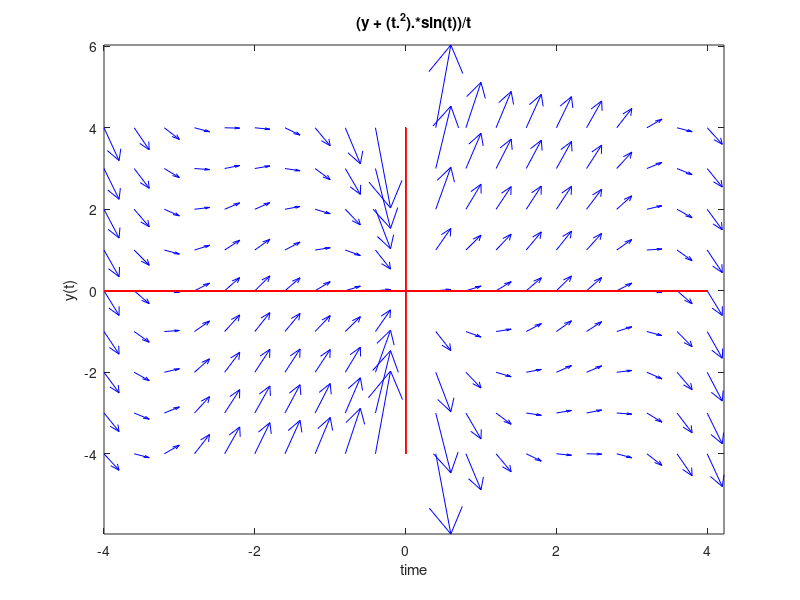

Write the MATLAB code that produced this figure. (Note: this script raises an error after producing the figure.)
clear;clc
lim=4
y=-lim:lim;	%	pick	values	of	y
t=-lim:.4:lim;	%	pick	values	of	t
[tt,yt]=meshgrid(t,y);	%	create	a	2-d	array	of	samples	of	t	and	y
#dy=6-yt;	%	create	dy/dt
#syms y(t);
dy= (yt+(t.^2).*sin(t))./t;
dt=ones(size(dy));	%	create	corresponding	time	coordinates
figure, quiver(tt,yt,dt,dy,0.2,'b')	%	quiver	displays	the	directional	arrows
xlabel('time'),ylabel('y(t)'),	axis	tight
title('(y + (t.^2).*sin(t))/t')
hold	on
plot(t,0*ones(length(t)),'-r','linewidth',0.5)
plot(0*ones(length(yt)),yt,'-r','linewidth',0.5)
CC=[-2:2];%	values	of	C
%	now	plot	the	solution
tt=t;
clear	t
syms	y(t)	C
ys=dsolve(diff(y,t)==(y + (t.^2).*sin(t))./t);	%	get	the	symbolic	solution
vars=symvar(ys);%	find	the	symbolic	variables
ys=subs(ys,vars(1),C);	%	replace	the	unknown	constant	with	C
yss=function_handle(rhs(ys)) #create	in-line	function	for	plotting	the	solution
#yss=MATLABFunction(ys);	%	create	in-line	function	for	plotting	the	solution
for	k=1:length(CC)
		C=CC(k);
    ysS=yss(C,tt);
    plot(tt,ysS)
end;
grid on